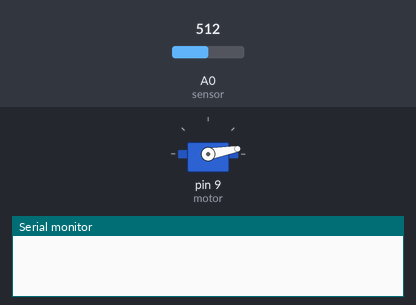
This sketch was run on a simulated Arduino Uno, built with avr-gcc and run on an emulated ATmega328P. On the bench: servo, the last lines printed to the serial monitor. Inputs (shaded band) come from the test bench; at power-on: A0 (sensor) = 512.

Above: at 1.3 s.
1.4 s: A0 (sensor) set to 961
4.4 s: A0 (sensor) set to 992
At 5.0 s:
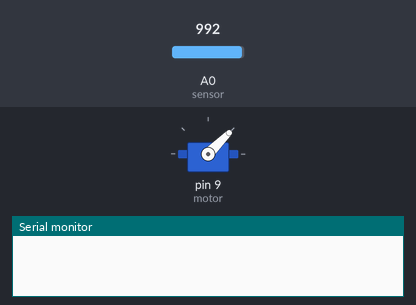
7.0 s: A0 (sensor) set to 900
At 9.4 s:
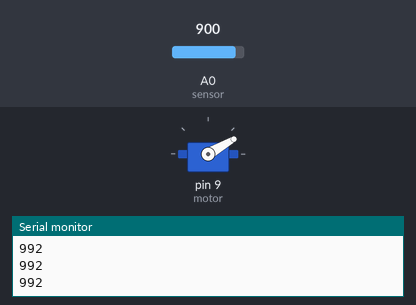
10.0 s: A0 (sensor) set to 1023
At 10.5 s:
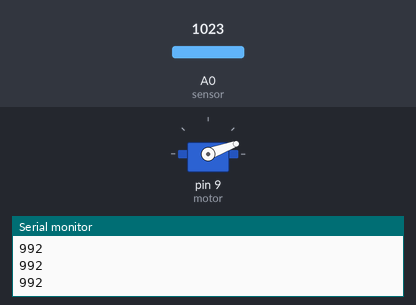
Timing chart, 0 to 12.5 s (numbered marks = the images above; inputs shaded):
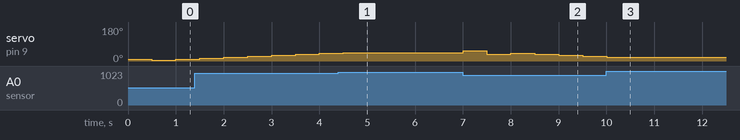

Measured:
- the behaviour switches between 974 and 975 on A0 (sensor) (found by bisection; images 0 and 1)
- after the input at 4.4 s, servo on pin 9 (motor): goes on until 4.5 s, then stays 45°
- after the input at 7.0 s, servo on pin 9 (motor): 45° → 55° at once, → 35° 0.50 s later, → 40° 0.50 s later, → 35° 0.50 s later, … (6 changes in this stretch)
- after the input at 10.0 s, servo on pin 9 (motor): goes on until 10.0 s, then stays 20°

The sketch:

Girasol.ino
```cpp
#include <Servo.h>
#define sensor A0
#define sol 975
Servo motor;

void setup() {
  // put your setup code here, to run once:
  Serial.begin(9600);
  pinMode(sensor, INPUT);
  motor.attach(9);
  motor.write(0);
}

void loop() {
  // put your main code here, to run repeatedly:
  int medOeste = 0;
  int medEste = 0;
  int valor = analogRead(sensor);
  int posicion = motor.read();
  if(valor<sol){
    if(posicion<170){
      motor.write(posicion+10);
      delay(500);
      medOeste = analogRead(sensor);
    }
    if(posicion>0){
      motor.write(posicion-10);
      delay(500);
      medEste = analogRead(sensor);
    }
    if(medOeste>medEste){
      while((valor<sol)&&(motor.read()<170)){
        posicion += 5;
        motor.write(posicion);
        valor = analogRead(sensor);
        delay(500);
      }
    }
    else{
      while((valor<sol)&&(motor.read()>0)){
        posicion -= 5;
        motor.write(posicion);
        valor = analogRead(sensor);
        delay(500);
      }
    }
  }
  Serial.println(valor);
  delay(500);

}
```
